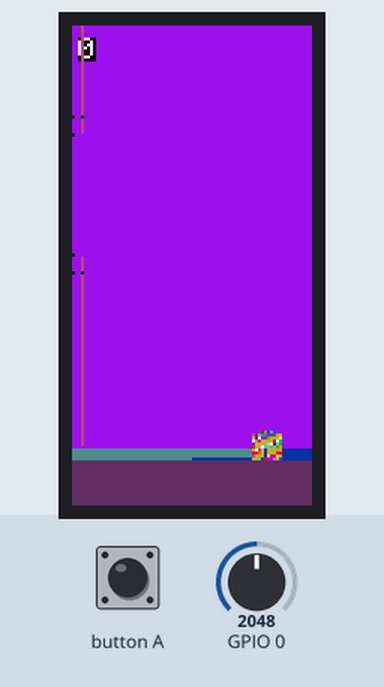
This sketch was run on a simulated ESP32. Shown: 80×160 colour display. The test bench sets the inputs (shaded band); at power-on: GPIO 0 = 2048. Random numbers use the default seed unless the sketch sets one; EEPROM starts erased.

1.4 s: button A pressed for 0.15 s
4.5 s: button A pressed for 1 s
Above: at 5.9 s.
7.0 s: button A pressed for 0.15 s
Timing chart, 0 to 10.0 s (numbered marks = the images above; inputs shaded):
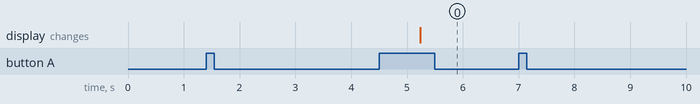

Measured:
- after the input at 1.4 s, every drawn part: stays the same
- after the input at 7.0 s, every drawn part: stays the same

The sketch:

sketch_nov01a.ino
```cpp
#include <M5StickC.h>
#include <EEPROM.h>

#define widthscreen 80 // bildschirm breite
#define heightscreen 160 // bildschirm hoehe
#define widthscreen2 40 // haelfte des bildschirm
#define heightscreen2 80 // haelfte des bildschirm
// spiel konstanten
#define SPEED 0.5
#define GRAVITY 10
#define JUMP_FORCE 2.5
#define SKIP_TICKS 20.0
#define MAX_FRAMESKIP 5
// vogel groesse
#define BIRDW 10 // vogel hoehe
#define BIRDH 10 // vogel bre
#define BIRDW2 5 // half width
#define BIRDH2 5 // half height
// pipe size
#define PIPEW 20 // pipe breite
#define GAPHEIGHT 40 // pipe zwischenabstand groesse
// floor size
#define FLOORH 20 // boden hoehe
// grass size
#define GRASSH 4 // grass hoehe

int address = 0;
int maxScore = EEPROM.readInt(address);
const int buttonPin = 2;
// hintergund
const unsigned int BCKGRDCOL = M5.Lcd.color565(random(0, 255),random(0, 255),random(0, 255));
// vogel
const unsigned int BIRDCOL = M5.Lcd.color565(random(0, 255),random(0, 255),random(0, 255));
// pipe
const unsigned int PIPECOL = M5.Lcd.color565(random(0, 255),random(0, 255),random(0, 255));
const unsigned int PIPEHIGHCOL = M5.Lcd.color565(random(0, 255),random(0, 255),random(0, 255));
const unsigned int PIPESEAMCOL = M5.Lcd.color565(0,0,0);

//Boden & Grass
const unsigned int FLOORCOL = M5.Lcd.color565(random(0, 255),random(0, 255),random(0, 255));
const unsigned int GRASSCOL = M5.Lcd.color565(random(0, 255),random(0, 255),random(0, 255));
const unsigned int GRASSCOL2 = M5.Lcd.color565(random(0, 255),random(0, 255),random(0, 255));


#define C0 BCKGRDCOL
#define C1 M5.Lcd.color565(random(0, 255),random(0, 255),random(0, 255))
#define C2 BIRDCOL
#define C3 TFT_WHITE
#define C4 TFT_RED
#define C5 M5.Lcd.color565(random(0, 255),random(0, 255),random(0, 255))

static unsigned int birdcol[] =
{ C0, C0, C1, C1, C1, C1, C1, C0, C0, C0, C1, C1, C1, C1, C1, C0,
C0, C1, C2, C2, C2, C1, C3, C1, C0, C1, C2, C2, C2, C1, C3, C1,
C0, C2, C2, C2, C2, C1, C3, C1, C0, C2, C2, C2, C2, C1, C3, C1,
C1, C1, C1, C2, C2, C3, C1, C1, C1, C1, C1, C2, C2, C3, C1, C1,
C1, C2, C2, C2, C2, C2, C4, C4, C1, C2, C2, C2, C2, C2, C4, C4,
C1, C2, C2, C2, C1, C5, C4, C0, C1, C2, C2, C2, C1, C5, C4, C0,
C0, C1, C2, C1, C5, C5, C5, C0, C0, C1, C2, C1, C5, C5, C5, C0,
C0, C0, C1, C5, C5, C5, C0, C0, C0, C0, C1, C5, C5, C5, C0, C0};

// vogel structure
static struct BIRD {
long x, y, old_y;
long col;
float vel_y;
} bird;

// pipe
static struct PIPES {
long x, gap_y;
long col;
} pipes;

// score
int score;
// temporary x and y var
static short tmpx, tmpy;


#define drawPixel(a, b, c) M5.Lcd.setAddrWindow(a, b, a, b); M5.Lcd.pushColor(c)

void game_loop() {
unsigned char GAMEH = heightscreen - FLOORH;
// draw the floor once, we will not overwrite on this area in-game
//Gras
M5.Lcd.fillRect(0, GAMEH+1, widthscreen2, GRASSH, GRASSCOL);
M5.Lcd.fillRect(widthscreen2, GAMEH+1, widthscreen2, GRASSH, GRASSCOL2);
M5.Lcd.fillRect(0, GAMEH+GRASSH+1, widthscreen, FLOORH-GRASSH, FLOORCOL);
// grass x position (for stripe animation)
long grassx = widthscreen;
double delta, old_time, next_game_tick, current_time;
next_game_tick = current_time = millis();
int loops;

bool passed_pipe = false;
unsigned char px;

while (1) {
loops = 0;
while( millis() > next_game_tick && loops < MAX_FRAMESKIP) {
if(digitalRead(M5_BUTTON_HOME) == LOW){
//while(digitalRead(M5_BUTTON_HOME) == LOW);
if (bird.y > BIRDH2*0.5) bird.vel_y = -JUMP_FORCE;

else bird.vel_y = 0;
}


old_time = current_time;
current_time = millis();
delta = (current_time-old_time)/1000;

bird.vel_y += GRAVITY * delta;
bird.y += bird.vel_y;


pipes.x -= SPEED;
if (pipes.x < -PIPEW) {
pipes.x = widthscreen;
pipes.gap_y = random(10, GAMEH-(10+GAPHEIGHT));
}

// ---------------
next_game_tick += SKIP_TICKS;
loops++;
}


if (pipes.x >= 0 && pipes.x < widthscreen) {
// pipe color
M5.Lcd.drawFastVLine(pipes.x+3, 0, pipes.gap_y, PIPECOL);
M5.Lcd.drawFastVLine(pipes.x+3, pipes.gap_y+GAPHEIGHT+1, GAMEH-(pipes.gap_y+GAPHEIGHT+1), PIPECOL);
// bottom and top border of pipe
drawPixel(pipes.x, pipes.gap_y, PIPESEAMCOL);
drawPixel(pipes.x, pipes.gap_y+GAPHEIGHT, PIPESEAMCOL);
// pipe
drawPixel(pipes.x, pipes.gap_y-6, PIPESEAMCOL);
drawPixel(pipes.x, pipes.gap_y+GAPHEIGHT+6, PIPESEAMCOL);
drawPixel(pipes.x+3, pipes.gap_y-6, PIPESEAMCOL);
drawPixel(pipes.x+3, pipes.gap_y+GAPHEIGHT+6, PIPESEAMCOL);
}
#if 1
// erase behind pipe
if (pipes.x <= widthscreen)
M5.Lcd.drawFastVLine(pipes.x+PIPEW, 0, GAMEH, BCKGRDCOL);
#endif
tmpx = BIRDW-1;
do {
px = bird.x+tmpx+BIRDW;
tmpy = BIRDH - 1;
do {
drawPixel(px, bird.old_y + tmpy, BCKGRDCOL);
} while (tmpy--);
tmpy = BIRDH - 1;
do {
drawPixel(px, bird.y + tmpy, birdcol[tmpx + (tmpy * BIRDW)]);
} while (tmpy--);
} while (tmpx--);
bird.old_y = bird.y;
grassx -= SPEED;
if (grassx < 0) grassx = widthscreen;
M5.Lcd.drawFastVLine( grassx %widthscreen, GAMEH+1, GRASSH-1, GRASSCOL);
M5.Lcd.drawFastVLine((grassx+64)%widthscreen, GAMEH+1, GRASSH-1, GRASSCOL2);
//auf Collision ueberpruefen
if (bird.y > GAMEH-BIRDH) break;
if (bird.x+BIRDW >= pipes.x-BIRDW2 && bird.x <= pipes.x+PIPEW-BIRDW) {
if (bird.y < pipes.gap_y || bird.y+BIRDH > pipes.gap_y+GAPHEIGHT) break;
else passed_pipe = true;
}

else if (bird.x > pipes.x+PIPEW-BIRDW && passed_pipe) {
passed_pipe = false;

M5.Lcd.setTextColor(BCKGRDCOL);
M5.Lcd.setCursor( widthscreen2, 4);
M5.Lcd.print(score);
// set text color back to white for new score
M5.Lcd.setTextColor(TFT_WHITE);

score++;
}

// update score
// ---------------
M5.Lcd.setCursor( 2, 4);
M5.Lcd.print(score);
}

// add a small delay to show how the player lost
delay(1500);
}


void game_start() {
while (1) {
// wait for push button
if(digitalRead(M5_BUTTON_HOME) == LOW){
while(digitalRead(M5_BUTTON_HOME) == LOW);
break;
}

}
// settings
game_init();
}

void game_init() {

M5.Lcd.fillScreen(BCKGRDCOL);

score = 0;
// init bird
bird.x = 50;
bird.y = bird.old_y = heightscreen2 - BIRDH;
bird.vel_y = -JUMP_FORCE;
tmpx = tmpy = 0;

randomSeed(analogRead(0));

pipes.x = 0;
pipes.gap_y = random(20, heightscreen-60);
}


void resetScore()
{
EEPROM.writeInt(address, 0);
EEPROM.commit();
}

void setup() {
M5.begin();
EEPROM.begin(1000);
pinMode(M5_BUTTON_HOME, INPUT);
resetScore();


}

void loop() {
// put your main code here, to run repeatedly:
game_start();
game_loop();

}
```
